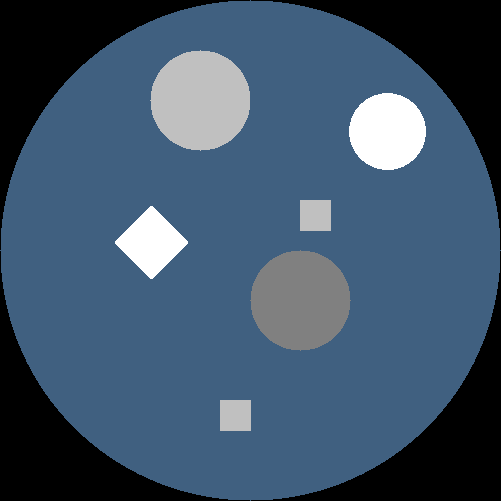
#> input picture phantom.bmp, 501 x 501 px
$ jupyter execute hw1.ipynb
#> lines starting #> are read from the running program, lines starting #| are printed output that depends on the picture
[cell 1]
print("test")

[cell 2]
import numpy as np
theta = 30
img = np.random.randint(0, 255, size=(9, 6))
img_rows, img_cols = img.shape
# 计算图像对角线长度（投影的最大范围）
diag_length = int(np.ceil(np.sqrt(img_rows**2 + img_cols**2)))
projection = np.zeros(diag_length)
theta_rad = np.deg2rad(theta)
half_col = img_cols // 2
half_row = img_rows // 2
x = np.arange(-half_col, img_cols - half_col)
x_centers = np.arange(img_cols) - (img_cols - 1) / 2.0
y = np.arange(-half_row, img_rows - half_row)
X, Y = np.meshgrid(x, y)
X_rotat = X * np.cos(theta_rad) - Y * np.sin(theta_rad)
x_centers

[cell 3]
img

[cell 4]
np.zeros(10)

[cell 5]
import numpy as np

def parallel_projection(img, theta_deg, width=1.0):
    """
    近似平行投影
    - img: 2D 灰度图像（numpy array）
    - theta_deg: 投影角度，度
    - width: 条带宽（像素），默认 1.0，相当于 half=0.5（半宽）
    返回:
      projection: 1D array，长度 = diag_length (整型)
    """
    img_rows, img_cols = img.shape
    x_centers = np.arange(img_cols) - (img_cols - 1) / 2.0
    y_centers = np.arange(img_rows) - (img_rows - 1) / 2.0
    # X[r,c] 给出像素 (r,c) 的 x 坐标；Y[r,c] 给出像素 (r,c) 的 y 坐标
    X, Y = np.meshgrid(x_centers, y_centers)   # both shape (img_rows, img_cols)
    diag_length = int(np.ceil(np.hypot(img_rows, img_cols)))
    s_coords = np.linspace(-(diag_length - 1) / 2.0, (diag_length - 1) / 2.0, diag_length)
    theta = np.deg2rad(theta_deg)
    # X_rot 表示每个像素中心在投影轴上的坐标 s = x*cosθ - y*sinθ, cuz y 轴是向下的
    X_rot = X * np.cos(theta) - Y * np.sin(theta)

    half = width / 2.0
    projection = np.zeros_like(s_coords)
    for i, s in enumerate(s_coords):
        # mask 表示哪些像素的投影坐标落在 [s-half, s+half)
        mask = np.abs(X_rot - s) <= half
        # 累加被选像素的强度
        projection[i] = np.sum(img[mask])

    return projection

[cell 6]
import numpy as np

def backproject(sinogram, thetas, output_shape, width=1.0):
    """
    简单反投影函数，将sinogram反投影为图像
    参数:
        sinogram: 正弦图，形状为(num_angles, diag_length)
        thetas: 投影角度列表(度)，与sinogram的行对应
        output_shape: 输出图像的形状 (rows, cols)
        width: 条带宽，需与正投影时保持一致，默认1.0
    返回:
        recon: 反投影重建的图像
    """
    img_rows, img_cols = output_shape
    num_angles, diag_length = sinogram.shape

    # 初始化重建图像
    recon = np.zeros(output_shape, dtype=np.float64)

    # 计算像素中心相对于图像中心的坐标
    x_centers = np.arange(img_cols) - (img_cols - 1) / 2.0
    y_centers = np.arange(img_rows) - (img_rows - 1) / 2.0
    X, Y = np.meshgrid(x_centers, y_centers)  # 形状均为(img_rows, img_cols)

    # 生成投影轴s的坐标（与正投影保持一致）
    s_coords = np.linspace(-(diag_length - 1) / 2.0,
                          (diag_length - 1) / 2.0,
                          diag_length)
    s0 = s_coords[0]  # s坐标的起始值
    half = width / 2.0

    # 对每个角度进行反投影
    for i_theta in range(num_angles):
        theta_deg = thetas[i_theta]
        theta = np.deg2rad(theta_deg)

        # 计算该角度下每个像素的投影坐标s = x*cosθ - y*sinθ
        X_rot = X * np.cos(theta) - Y * np.sin(theta)

        # 计算每个像素对应的投影索引
        i_s = np.round(X_rot - s0).astype(int)
        # 确保索引在有效范围内
        i_s = np.clip(i_s, 0, diag_length - 1)

        # 获取当前角度的投影值并反投影到图像
        projection = sinogram[i_theta]
        recon += projection[i_s] # 等价于对每个像素做 recon[r,c] += projection[i_s[r,c]]

    return recon

[cell 7]
import cv2
def load_image(path):
    """读取图像并转为灰度图"""
#> called with path = 'phantom.bmp'
    img = cv2.imread(path, cv2.IMREAD_GRAYSCALE)
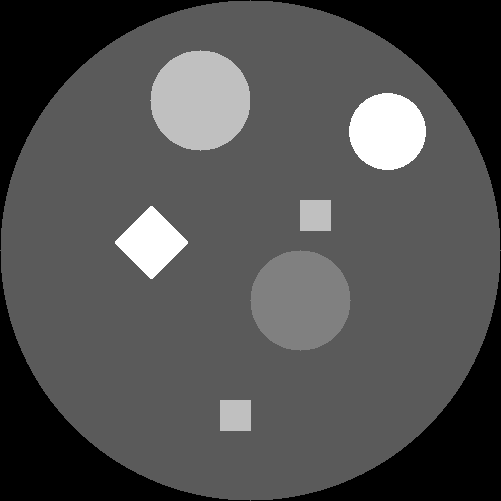
#> img: shape (501, 501); min 0, max 255, mean 80.4
    if img is None:
        raise FileNotFoundError(f"无法读取图像: {path}")

    return img

def parallel_projection(img, theta_deg, width=1.0):
    """
    近似平行投影
    - img: 2D 灰度图像（numpy array）
    - theta_deg: 投影角度，度
    - width: 条带宽（像素），默认 1.0，相当于 half=0.5（半宽）
    返回:
      projection: 1D array，长度 = diag_length (整型)
    """
    img_rows, img_cols = img.shape
    x_centers = np.arange(img_cols) - (img_cols - 1) / 2.0
    y_centers = np.arange(img_rows) - (img_rows - 1) / 2.0
    # X[r,c] 给出像素 (r,c) 的 x 坐标；Y[r,c] 给出像素 (r,c) 的 y 坐标
    X, Y = np.meshgrid(x_centers, y_centers)   # both shape (img_rows, img_cols)
    diag_length = int(np.ceil(np.hypot(img_rows, img_cols)))
    s_coords = np.linspace(-(diag_length - 1) / 2.0, (diag_length - 1) / 2.0, diag_length)
    theta = np.deg2rad(theta_deg)
    # X_rot 表示每个像素中心在投影轴上的坐标 s = x*cosθ - y*sinθ, cuz y 轴是向下的
    X_rot = X * np.cos(theta) - Y * np.sin(theta)

    half = width / 2.0
    projection = np.zeros_like(s_coords)
    for i, s in enumerate(s_coords):
        # mask 表示哪些像素的投影坐标落在 [s-half, s+half)
        mask = np.abs(X_rot - s) <= half
        # 累加被选像素的强度
        projection[i] = np.sum(img[mask])

    return projection

def generate_sinogram(img, thetas, width=1.0):
    """
    对一组角度生成 sinogram
    返回数组形状: (num_angles, diag_length)
    """
    projs = [parallel_projection(img, th, width=width) for th in thetas]
    sinogram = np.vstack(projs)  # 每行对应一个角度
    return sinogram

[cell 8]
img_size = 128
im = load_image('phantom.bmp')
imf = im.astype(np.float32) / 255.0
img = cv2.resize(imf, (img_size, img_size), interpolation=cv2.INTER_AREA)
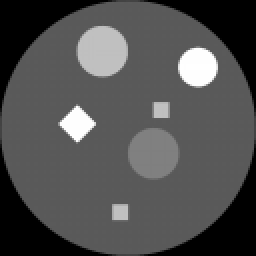
#> img: shape (128, 128) float32 (shown 2 times larger); min 0, max 1, mean 0.315
sinogram = generate_sinogram(img, thetas=np.arange(0, 180, 1), width=1.0)
#> after the loop in parallel_projection, `for i, s in enumerate(s_coords):`: projection = 182 values, max 57.63 at index 68, min 0 at index 0, mean 28.4
#> in generate_sinogram, `projs = [parallel_projection(img, th, width=width) for th in thetas]`: projs = 180 items
#> in generate_sinogram, `sinogram = np.vstack(projs)`:
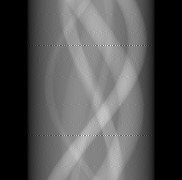
#> sinogram: shape (180, 182) float64; min 0, max 86.78, mean 28.4; drawn with min black and max white
recon = backproject(sinogram, thetas=np.arange(0, 180, 1), output_shape=img.shape, width=1.0)
#> the loop in backproject, `for i_theta in range(num_angles):` made 180 passes
#> theta on passes 1 to 3: 0, 0.0175, 0.0349
#> pass 1, in backproject, `X_rot = X * np.cos(theta) - Y * np.sin(theta)`:
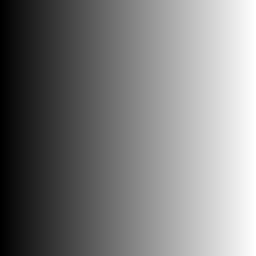
#> X_rot: shape (128, 128) float64 (shown 2 times larger); min -63.5, max 63.5, mean 0; drawn with min black and max white
#> pass 1, in backproject, `i_s = np.round(X_rot - s0).astype(int)`:
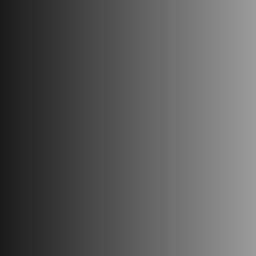
#> i_s: shape (128, 128) int64 (shown 2 times larger); min 27, max 154, mean 90.5
#> pass 1, in backproject, `recon += projection[i_s]`:
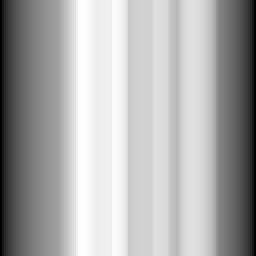
#> recon: shape (128, 128) float64 (shown 2 times larger); min 4.13, max 57.63, mean 40.4; drawn with min black and max white
#> after the loop in backproject, `for i_theta in range(num_angles):`:
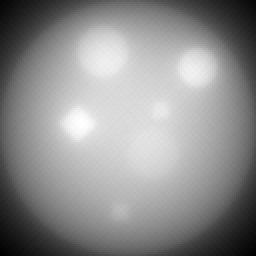
#> recon: shape (128, 128) float64 (shown 2 times larger); min 3464.4, max 10283.1, mean 7265.9; drawn with min black and max white
